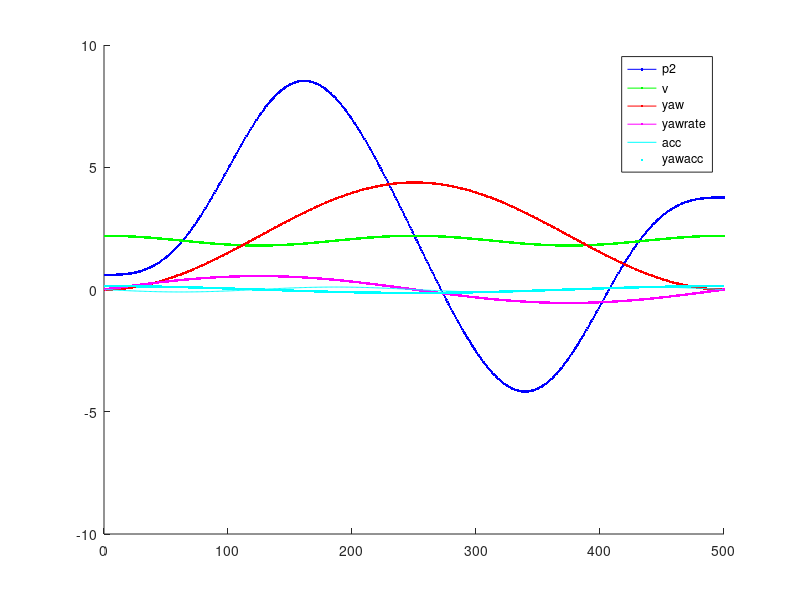
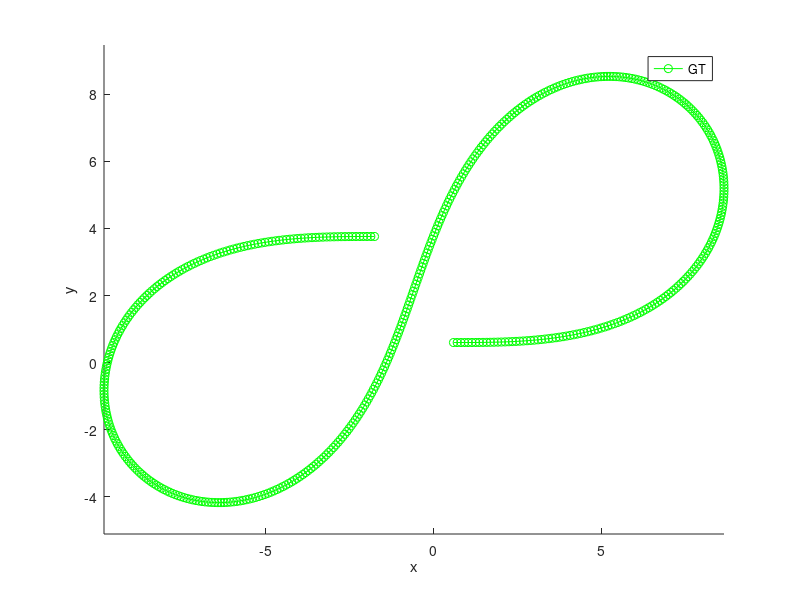

MATLAB code for these plots, in order:
%% UKF bicycle test
clear all
close all

%% Initialization

% set starting position
p_x_start = 0.6;
p_y_start = 0.6;

%TOFILE
delta_t_us = 0.5*1e5; % delta t in microseconds
delta_t_sec = delta_t_us / 1e6; % delta t in sec
round_time_sec = 25; % round time in sec

n_z = round_time_sec/delta_t_sec;  % number of measurements
n_x = 5;  % state dimension

%TOFILE
GT = zeros(n_x,n_z); % ground truth: p1 p2 v_abs yaw yaw_dot v1 v2

% set start values
GT(1,1) =  p_x_start;
GT(2,1) =  p_y_start;

%TOFILE
Z_l = zeros(3,n_z); % laser measurements: pos1, pos2 time                 
%TOFILE
Z_r = zeros(4,n_z); % radar measurements: r, phi, r_dot time

std_las1 = 0.15;
std_las2 = 0.15;

std_radr = 0.3;
std_radphi = 0.03;
std_radrd = 0.3;

% generate motion example velocity and yaw rate
base_timestamp = 1477010443000000; % October 2016

for k = 1:n_z
    timestamp = base_timestamp+(k-1)*delta_t_us;
    
    % time scaling
    round_time_sec = 25; % round time in sec
        
    % timestamps
    GT(8,k) = timestamp;
    % velocity
    time_sec = k*delta_t_us/1e6;
    GT(3,k) = 2 + 0.2*cos(2*2*pi/round_time_sec*time_sec);
    % yaw rate
    GT(5,k) = 0.55*sin(2*pi/round_time_sec*time_sec);
end

Z_l(3,1)=base_timestamp;
Z_r(4,1)=base_timestamp;


% first laser measurement (special case) 
Z_l(1,1) = GT(1,1) + normrnd(0, std_las1) ;
Z_l(2,1) = GT(2,1) + normrnd(0, std_las2) ;
Z_l(3,1) = GT(8,1) ;  % time

% radar measurements
p1 = GT(1,1);
p2 = GT(2,1);
v = GT(3,1);
yaw = GT(4,1);

v1 = GT(3,1) * cos(GT(4,1));
v2 = GT(3,1) * sin(GT(4,1));

Z_r(1,1) = sqrt(p1^2 + p2^2) + normrnd(0, std_radr) ;  %r
Z_r(2,1) = atan2(p2,p1) + normrnd(0, std_radphi) ;                           %phi
Z_r(3,1) = (p1*v1 + p2*v2 ) / sqrt(p1^2 + p2^2) + normrnd(0, std_radrd) ;  %r_dot
Z_r(4,1) = GT(8,1) ;  % time

GT(6,1) = cos(yaw)* v; % v_x
GT(7,1) = sin(yaw)* v; % v_y


% positions and measurements
for k = 2:n_z
    
    delta_t_s = (GT(8,k) - GT(8,k-1))/1e6;
    
    p1 = GT(1,k-1);
    p2 = GT(2,k-1);
    v = GT(3,k-1);
    yaw = GT(4,k-1);
    yaw_dot = GT(5,k-1);
    
    if abs(yaw_dot) > 0.001   
        p1_p = p1 + v/yaw_dot * ( sin (yaw + yaw_dot*delta_t_s) - sin(yaw)); 
        p2_p = p2 + v/yaw_dot * ( cos(yaw) - cos(yaw+yaw_dot*delta_t_s) );
    else
        p1_p = p1 + v*delta_t_s*cos(yaw);
        p2_p = p2 + v*delta_t_s*sin(yaw);
    end
    v_p = v;
    yaw_p = yaw + yaw_dot*delta_t_s;
    yaw_dot_p = yaw_dot;
    
    GT(1,k) = p1_p;
    GT(2,k) = p2_p;
    GT(4,k) = yaw_p;

    % laser measurements    
    Z_l(1,k) = GT(1,k) + normrnd(0, std_las1) ;
    Z_l(2,k) = GT(2,k) + normrnd(0, std_las2) ;
    Z_l(3,k) = GT(8,k) ;  % time

    % radar measurements
    p1 = GT(1,k);
    p2 = GT(2,k);
    v = GT(3,k);
    yaw = GT(4,k);

    v1 = GT(3,k) * cos(GT(4,k));
    v2 = GT(3,k) * sin(GT(4,k));

    Z_r(1,k) = sqrt(p1^2 + p2^2) + normrnd(0, std_radr) ;  %r
    Z_r(2,k) = atan2(p2,p1) + normrnd(0, std_radphi) ;                           %phi
    Z_r(3,k) = (p1*v1 + p2*v2 ) / sqrt(p1^2 + p2^2) + normrnd(0, std_radrd) ;  %r_dot
    Z_r(4,k) = GT(8,k) ;  % time
    
    GT(6,k) = cos(yaw)* v; % v_x
    GT(7,k) = sin(yaw)* v; % v_y
end

%% GENERATE UKF GROUND 
GTT=GT';

%GT - p1 p2 v_abs yaw yaw_dot v1 v2
fileID = fopen('obj_pose-laser-radar-synthetic-gt.txt','w');
% nbytes = fprintf(fileID,'%d\t%d\n',GTT);
% fclose(fileID);

[nrows,ncols] = size(GTT);
for row = 1:nrows
    fprintf(fileID,'%d\t%d\t%d\t%d\t%d\t%d\t%d\t%d\n',GTT(row,1:8));
end
fclose(fileID);

%% WRITE EKF/UKF INPUT MEASUREMENT FILE
%add timestamps
%L    p1    p2    timestamp=
%R    r theta    r_dot    timestamp

%laser structure
Z_lT = Z_l';
N_L =size(Z_lT,1);
v_z = zeros(N_L,1); %vector of zeros
Z_lT = [Z_lT, v_z];
%Z_lT = [Z_lT];
%create a laser cell array - mixed numbers and characters
C_l = cell(N_L,1);
C_l(:) = {'L'};
C_l = [ C_l, num2cell(Z_lT)];

%radar structure
Z_rT = Z_r';
N_R =size(Z_rT,1);
%create a radar cell array - mixed numbers and characters
C_r = cell(N_R,1);
C_r(:) = {'R'};
C_r = [ C_r, num2cell(Z_rT)];


AB ={};
for i = 1:size(Z_lT,1)
    %append elements from both matrices
    AB = [AB; C_l(i,:)];
    AB = [AB; C_r(i,:)];
  
end



fileID = fopen('obj_pose-laser-radar-synthetic-ukf-input.txt','w');
[nrows,ncols] = size(AB);

row_gt = int16(1);
rm_index = 0;
for row = 1:nrows
    %ismember( 'L', AB{row,1} );
    rm_index = rm_index + 1;
    rm_index = mod(rm_index, 4)
    if( AB{row,1} == 'L' &&  mod(row,4) == 1 )
        
        %when 
        %estimations
        fprintf(fileID,'%s\t%d\t%d\t%d\t',AB{row,1:ncols-1});
        %ground truth speed and position
        fprintf(fileID,'%d\t%d\t%d\t%d\t',GTT(row_gt, [1 2 6 7]));
        
        %yaw and yaw_rate
         fprintf(fileID,'%d\t%d\n',GTT(row_gt, [4 5]));
        
    elseif( AB{row,1} == 'R' &&  mod(row,4) == 0 )
        
        %estimations
        fprintf(fileID,'%s\t%d\t%d\t%d\t%d\t',AB{row,:});
        %ground truth speed and position
        fprintf(fileID,'%d\t%d\t%d\t%d\t',GTT(row_gt, [1 2 6 7]));
         %yaw and yaw_rate
         fprintf(fileID,'%d\t%d\n',GTT(row_gt, [4 5]));
         
    end
    if(mod(row,2) == 0)
        row_gt = row_gt + 1;
    end;
end

% nbytes = fprintf(fileID,'%s\t%d\t%d\t%d\t%d\t\n',AB);
fclose(fileID); 

% save the workspace in file
save('bicycle_data.mat') 

figure(2)
hold on;
plot(GT(1,:), GT(2,:), '-og'); 
xlabel('x');
ylabel('y');
axis equal
legend('GT')

%%
figure(1)
hold on;
plot(GT(2,:), '.-b'); 
plot(GT(3,:), '.-g');
plot(GT(4,:), '.-r'); 
plot(GT(5,:), '.-m'); 
plot(diff(GT(3,:))/delta_t_sec, '-c'); 
plot(diff(GT(5,:))/delta_t_sec, '.c'); 
legend('p2', 'v', 'yaw', 'yawrate', 'acc', 'yawacc')


% TODO: fill file with consecutive time stamps, fill GT into file.
